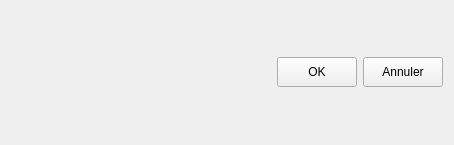
<?xml version="1.0" encoding="UTF-8"?>
<ui version="4.0">
 <class>Form</class>
 <widget class="TicketModifierWidget" name="Form">
  <property name="geometry">
   <rect>
    <x>0</x>
    <y>0</y>
    <width>454</width>
    <height>145</height>
   </rect>
  </property>
  <property name="windowTitle">
   <string>Form</string>
  </property>
  <layout class="QVBoxLayout" name="verticalLayout">
   <item>
    <layout class="QHBoxLayout" name="ticket_widget_layout"/>
   </item>
   <item>
    <layout class="QHBoxLayout" name="button_layout">
     <item>
      <spacer name="button_spacer">
       <property name="orientation">
        <enum>Qt::Horizontal</enum>
       </property>
       <property name="sizeHint" stdset="0">
        <size>
         <width>40</width>
         <height>20</height>
        </size>
       </property>
      </spacer>
     </item>
     <item>
      <widget class="QPushButton" name="ok_button">
       <property name="minimumSize">
        <size>
         <width>0</width>
         <height>30</height>
        </size>
       </property>
       <property name="text">
        <string>OK</string>
       </property>
      </widget>
     </item>
     <item>
      <widget class="QPushButton" name="cancel_button">
       <property name="minimumSize">
        <size>
         <width>0</width>
         <height>30</height>
        </size>
       </property>
       <property name="text">
        <string>Annuler</string>
       </property>
      </widget>
     </item>
    </layout>
   </item>
  </layout>
 </widget>
 <customwidgets>
  <customwidget>
   <class>TicketModifierWidget</class>
   <extends>QWidget</extends>
   <header>ticket_modifier_widget.h</header>
   <container>1</container>
  </customwidget>
 </customwidgets>
 <resources/>
 <connections/>
</ui>
